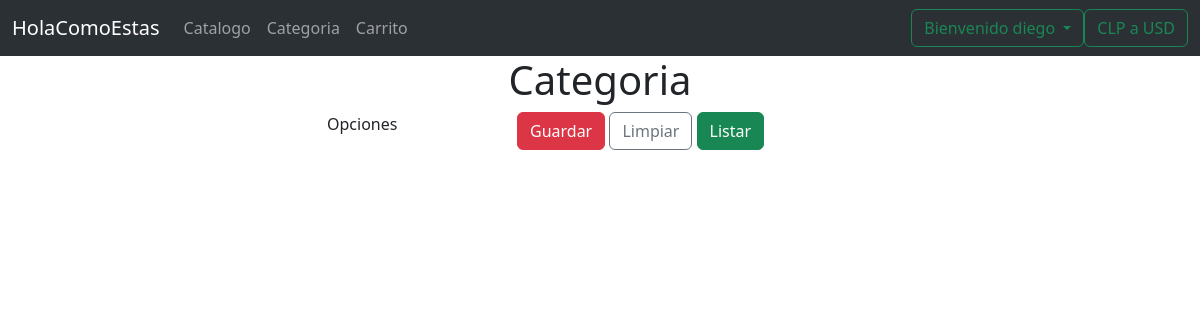
The page /market/editarCategoria/9 (signed in) on the database as committed earlier.
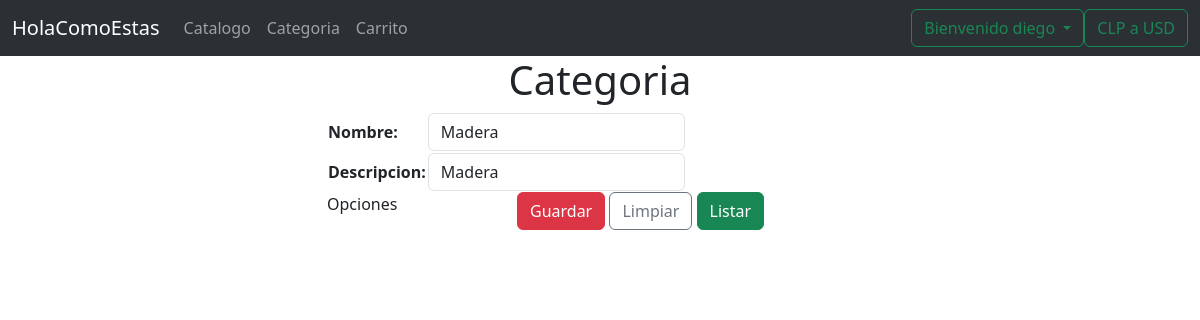
The same page on the database as committed later.
### market/models.py (models this page shows, shortened)
class Categoria(models.Model):
    nombre = models.CharField(max_length=50)
    descripcion = models.TextField()

### market/views.py (the view)
# urls.py: path('editarCategoria/<int:pk>', views.editarCategoria, name='editarCategoria'),
@login_required
def editarCategoria(request, pk):
    context = {}
    try:
        item = Categoria.objects.get(pk=pk)
        context['item'] = item
        context['form'] = CategoriaForm(instance=item)
    except:
        context['error'] = 'Error al buscar el registro'
    return render(request, 'anadirCategoriaForm.html', context)

### market/forms.py
class CategoriaForm(forms.ModelForm):
    class Meta:
        model = Categoria
        fields = ['nombre', 'descripcion']
        labels = {
            'nombre': 'Nombre',
            'descripcion': 'Descripcion'
        }
        widgets = {
            'nombre': forms.TextInput(attrs={
                'class': 'form-control',
                'placeholder': 'Ingrese el nombre de la categoria'
                }),
            'descripcion': forms.TextInput(attrs={
                'class': 'form-control',
                'placeholder': 'Ingrese la descripcion de la categoria'
                })
        }

### market/templates/anadirCategoriaForm.html (shortened to what this page needs)
{% extends "plantillaBase.html" %}
{% block tituloPrincipal %} Categoria {% endblock %}
{% block contenido %}
<form action="{% url 'anadirCategoriaForm' %}" method="post" enctype="multipart/form-data">
    <div class="row">
        <div class="col-12 col-md-7 offset-md-3">
            <table>
                {{form.as_table}}
            </table>
        </div>
    </div>
    <div class="row">
        <div class="col-12 col-md-2 offset-md-3">Opciones</div>
        <div class="col-12 col-md-5">
            <input type="submit" name="btnGuardar" class="btn btn-danger" value="Guardar">
            <input type="submit" name="btnLimpiar" class="btn btn-outline-secondary" value="Limpiar">
            <a href="{% url 'listarCategoria' %}" class="btn btn-success">Listar</a>
        </div>
    </div>
</form>
{% endblock %}

Rows that differ between the two databases and show on the page:
added Categoria: nombre "Madera", descripcion "Madera"
Other text that changed with them:
text now shown: "Nombre: Descripcion:"
